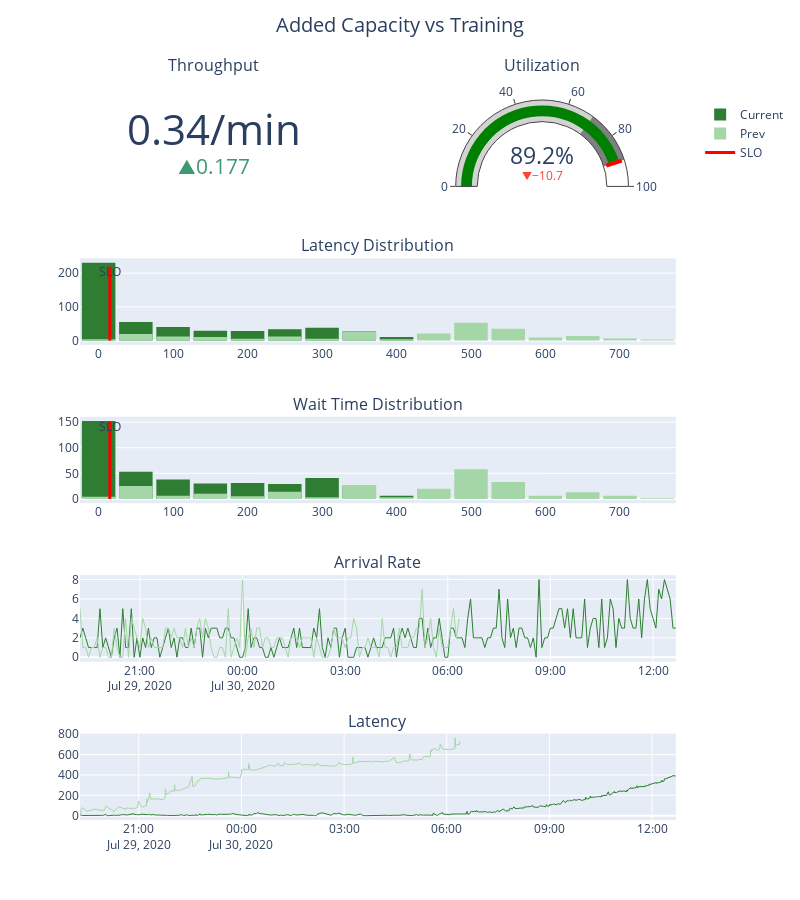

Notebook code for this chart:
### Code cell
dashboard = build_dashboard(Q_train, prev_q=Q_add_cap, title='Added Capacity vs Training', show_slo=True)
dashboard.show()

### Figure 1 — Plotly figure (JSON) as saved in the notebook; plotly's stock layout.template omitted (floating-point values rounded to 4 significant figures; data arrays with more than 128 entries replaced by an {"elided": "..."} marker saying what was removed)
{"data": [{"delta": {"position": "bottom", "reference": 0.1637}, "domain": {"x": [0, 0.44], "y": [0.88, 1]}, "mode": "number+delta", "number": {"suffix": "/min"}, "type": "indicator", "value": 0.3404}, {"delta": {"reference": 99.93}, "domain": {"x": [0.54, 0.98], "y": [0.88, 1]}, "gauge": {"axis": {"range": [0, 100]}, "steps": [{"color": "lightgray", "range": [0, 70]}, {"color": "gray", "range": [70, 90]}], "threshold": {"line": {"color": "red", "width": 4}, "thickness": 0.75, "value": 90}}, "mode": "gauge+number+delta", "number": {"suffix": "%"}, "type": "indicator", "value": 89.24}, {"bingroup": "1", "marker": {"color": "#2E7D32"}, "name": "Current", "nbinsx": 20, "type": "histogram", "x": {"elided": "491 float values"}, "xaxis": "x", "yaxis": "y"}, {"bingroup": "1", "marker": {"color": "#A5D6A7"}, "name": "Prev", "nbinsx": 20, "type": "histogram", "x": {"elided": "236 float values"}, "xaxis": "x", "yaxis": "y"}, {"line": {"color": "red", "width": 3}, "mode": "lines+text", "name": "SLO", "text": [null, "SLO"], "textposition": "bottom center", "type": "scatter", "x": [15, 15], "xaxis": "x", "y": [0, 219], "yaxis": "y"}, {"bingroup": "2", "marker": {"color": "#2E7D32"}, "showlegend": false, "type": "histogram", "x": {"elided": "406 float values"}, "xaxis": "x2", "yaxis": "y2"}, {"bingroup": "2", "marker": {"color": "#A5D6A7"}, "showlegend": false, "type": "histogram", "x": {"elided": "234 float values"}, "xaxis": "x2", "yaxis": "y2"}, {"line": {"color": "red", "width": 3}, "mode": "lines+text", "name": "SLO", "showlegend": false, "text": [null, "SLO"], "textposition": "bottom center", "type": "scatter", "x": [15, 15], "xaxis": "x2", "y": [0, 151], "yaxis": "y2"}, {"line": {"color": "#2E7D32", "width": 1}, "showlegend": false, "type": "scatter", "x": {"elided": "210 str values"}, "xaxis": "x3", "y": {"elided": "210 int values"}, "yaxis": "y3"}, {"line": {"color": "#2E7D32", "width": 1}, "showlegend": false, "type": "scatter", "x": {"elided": "491 str values"}, "xaxis": "x4", "y": {"elided": "491 float values"}, "yaxis": "y4"}, {"line": {"color": "#A5D6A7", "width": 1}, "showlegend": false, "type": "scatter", "x": {"elided": "134 str values"}, "xaxis": "x3", "y": {"elided": "134 int values"}, "yaxis": "y3"}, {"line": {"color": "#A5D6A7", "width": 1}, "showlegend": false, "type": "scatter", "x": {"elided": "236 str values"}, "xaxis": "x4", "y": {"elided": "236 float values"}, "yaxis": "y4"}], "layout": {"annotations": [{"font": {"size": 16}, "showarrow": false, "text": "Throughput", "x": 0.22, "xanchor": "center", "xref": "paper", "y": 1.03, "yanchor": "bottom", "yref": "paper"}, {"font": {"size": 16}, "showarrow": false, "text": "Utilization", "x": 0.76, "xanchor": "center", "xref": "paper", "y": 1.03, "yanchor": "bottom", "yref": "paper"}, {"font": {"size": 16}, "showarrow": false, "text": "Latency Distribution", "x": 0.49, "xanchor": "center", "xref": "paper", "y": 0.78, "yanchor": "bottom", "yref": "paper"}, {"font": {"size": 16}, "showarrow": false, "text": "Wait Time Distribution", "x": 0.49, "xanchor": "center", "xref": "paper", "y": 0.56, "yanchor": "bottom", "yref": "paper"}, {"font": {"size": 16}, "showarrow": false, "text": "Arrival Rate", "x": 0.49, "xanchor": "center", "xref": "paper", "y": 0.34, "yanchor": "bottom", "yref": "paper"}, {"font": {"size": 16}, "showarrow": false, "text": "Latency", "x": 0.49, "xanchor": "center", "xref": "paper", "y": 0.12, "yanchor": "bottom", "yref": "paper"}], "bargap": 0.1, "barmode": "overlay", "height": 900, "title": {"font": {"size": 20}, "text": "Added Capacity vs Training", "x": 0.5, "xanchor": "center", "y": 0.98, "yanchor": "top"}, "width": 800, "xaxis": {"anchor": "y", "domain": [0, 0.98]}, "xaxis2": {"anchor": "y2", "domain": [0, 0.98]}, "xaxis3": {"anchor": "y3", "domain": [0, 0.98]}, "xaxis4": {"anchor": "y4", "domain": [0, 0.98]}, "yaxis": {"anchor": "x", "domain": [0.66, 0.78]}, "yaxis2": {"anchor": "x2", "domain": [0.44, 0.56]}, "yaxis3": {"anchor": "x3", "domain": [0.22, 0.34]}, "yaxis4": {"anchor": "x4", "domain": [0, 0.12]}}}
